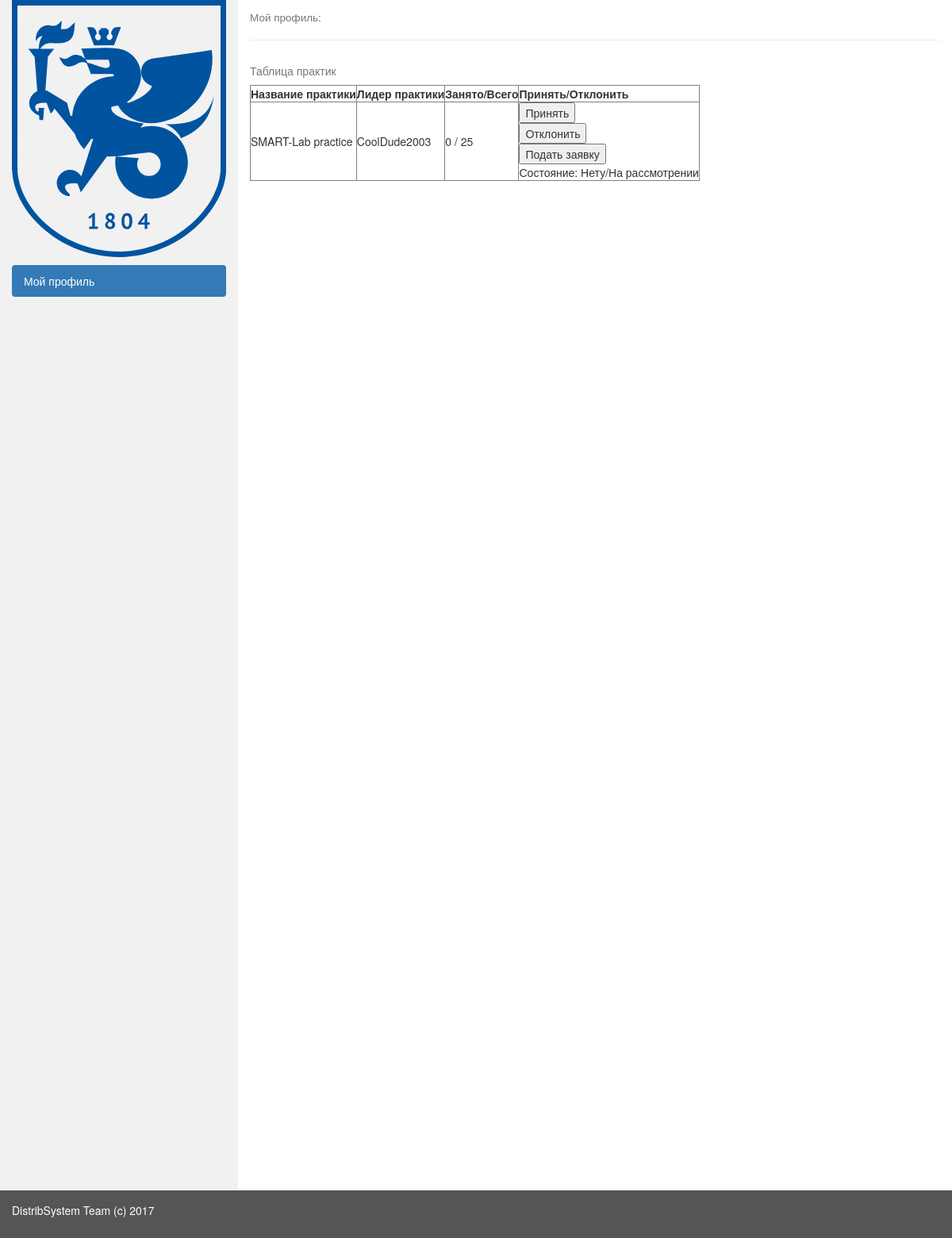
Screenshot of /distribution/my_profile/4/student/practice with the database file from the repository.
### choose_distrib/models.py (models this page shows)
class Container(models.Model):
    container_name = models.CharField(max_length=100, verbose_name='Название')
    container_director = models.OneToOneField(User, on_delete=models.CASCADE)
    container_capacity = models.IntegerField(
        default=0,
        validators=[MaxValueValidator(300), MinValueValidator(0)]
    )
    '''
    3 - LAB
    4 - COURSE
    5 - PRACTICE
    6 - SCIENCE_HEAD
    '''
    container_type = models.CharField(max_length=20, default="")

class Practice(Container):
    def __str__(self):
        return "Название практики: {0}".format(self.container_name)

class Container(models.Model):
    container_name = models.CharField(max_length=100, verbose_name='Название')
    container_director = models.OneToOneField(User, on_delete=models.CASCADE)
    container_capacity = models.IntegerField(
        default=0,
        validators=[MaxValueValidator(300), MinValueValidator(0)]
    )
    '''
    3 - LAB
    4 - COURSE
    5 - PRACTICE
    6 - SCIENCE_HEAD
    '''
    container_type = models.CharField(max_length=20, default="")

### choose_distrib/views.py (the view)
# urls.py: url(r'my_profile/(?P<user_id>[0-9]+)/student/practice', views.student_practice_form, name='student_practice'),
def student_practice_form(request, user_id):
    user = request.user
    practices_for_student = get_practice_from_db(user)
    occupied_places = []
    for practices in practices_for_student:
        temp = StudentToLabStorage.objects.filter(container=practices).distinct().count()
        occupied_places.append(temp)
    context = {
        'occupied': occupied_places,
        'practices': practices_for_student,
    }
    return render(request, 'distribution/practice_table.html', context)

### choose_distrib/utils.py (called while the page is built)
def get_practice_from_db(user):
    practices = Practice.objects.all()
    return list(practices)

### choose_distrib/templates/distribution/practice_table.html
{% extends 'distribution/base_table.html' %}
{% block content %}
<table border="1">
  <caption>Таблица практик</caption>
  <tr>
    <th>Название практики</th>
    <th>Лидер практики</th>
    <th>Занято/Всего</th>
    <th>Принять/Отклонить</th>
  </tr>
  <tr>
  {% for practice in practices %}
      <td> {{ practice.container_name }} </td>
      <td> {{ practice.container_director }} </td>
      <td> {% if occupied.len > 0 %} {{ occupied.len }} {% else %} 0 {% endif %}/ {{ practice.container_capacity }} </td>
      <td>
          <form action="урл для принятия" method="post">
            <input type="submit" name="accept" value="Принять">
          </form>
          <form action="урл для отказа" method="post">
            <input type="submit" name="decline" value="Отклонить">
          </form>
          <form action="урл для подачи заявки" method="post">
            <input type="submit" name="decline" value="Подать заявку">
          </form>
          Состояние: Нету/На рассмотрении
      </td>
  </tr>
  {% endfor %}
</table>
{% endblock %}

### rows the page displays
Practice: container_name "SMART-Lab practice", container_director "CoolDude2003", container_capacity "25"
